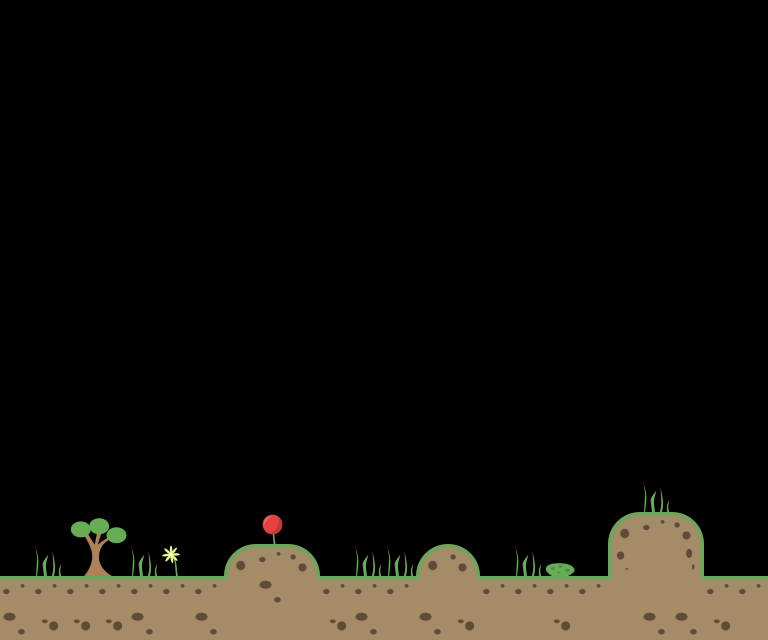

Tiled map render using the project's own tile images. Description and the map definition, with tile-layer contents summarised, below:
An orthogonal 24x20 tile map with 32x32 px tiles, 2 tile layers (ground, deco).

<map version="1.0" orientation="orthogonal" renderorder="left-down" width="24" height="20" tilewidth="32" tileheight="32" nextobjectid="12">
 <tileset firstgid="1" source="tileset.tsx" />
 <layer name="ground" width="24" height="20">
  <data>[480 cells, 59 non-empty, 10 distinct tile ids]</data>
 </layer>
 <layer name="deco" width="24" height="20">
  <data>[480 cells, 13 non-empty, 8 distinct tile ids]</data>
 </layer>
</map>